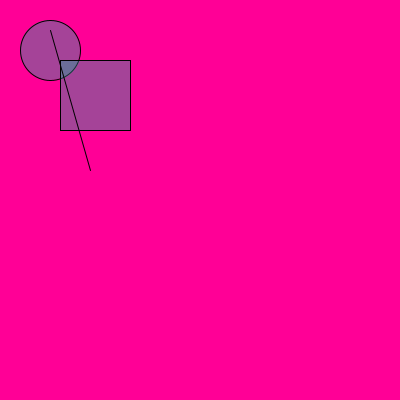
Frame 1 (no input)
Frame 60 (the mouse pressed at the canvas centre just before this capture): identical to frame 1, image omitted
Frame 120 (the mouse held since frame 60 and released just before this capture): identical to frame 1, image omitted

The Processing sketch that drew this single still picture (run headless with seeded random() and noise(); from frame 60 on, the mouse is pressed at the canvas centre):

// Processing sketch: sketch_01_principios
// ── sketch_01_principios.pde
// setup se ejecuta una vez al inicio
void setup(){
  size(400, 400);
}

// draw se ejecuta en bucle
void draw(){
  background(255,0,150);
  fill(0, 190, 155, 90); // color RGB y Alfa
  ellipse(50, 50, 60, 60);
  rect(60, 60, 70, 70);
  line(50, 30, 90, 170);
}
